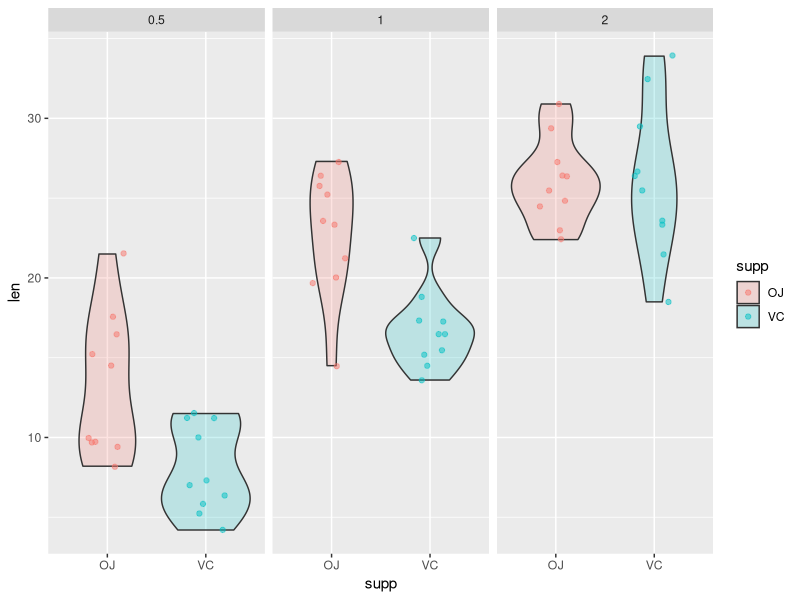
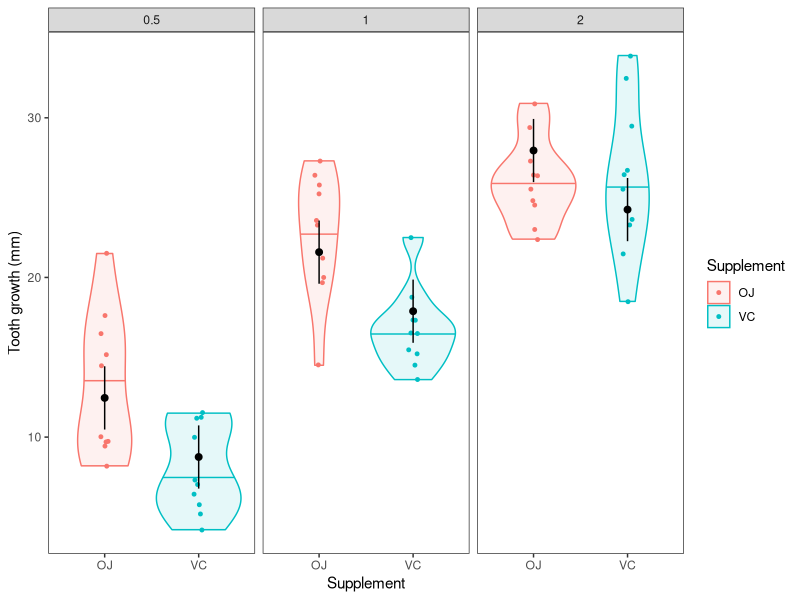

Write the R code that produced these figures, in order.
## ---- chunk 1

## ---- chunk 2
library(tidyverse)
## ---- chunk 3
# Convert the dose variable to a character string
ToothGrowth$dose <- as.character(ToothGrowth$dose)
## ---- chunk 4
ggplot(ToothGrowth, aes(x = supp, y = len, fill = supp)) +
  geom_violin(alpha = 0.2) +
  geom_jitter(aes(color = supp), width = .2, alpha = .5) +
  facet_wrap(~dose)
## ---- chunk 5
# Load the ToothGrowth dataset
data("ToothGrowth")

# Convert dose to factor
ToothGrowth$dose <- as.character(ToothGrowth$dose)

# Run the model
tooth.mod <- lm(len ~ supp + dose, data = ToothGrowth)

# Get group combinations
groups <- data.frame(
  with(ToothGrowth, unique(data.frame(supp, dose)))
)

# Make predictions
tooth_y_pred <- predict(
  tooth.mod,
  newdata = groups, interval = "confidence"
)

pred_tooth <- data.frame(groups, tooth_y_pred)

# Plot them
ggplot(ToothGrowth, aes(x = supp, y = len, color = supp)) +
  geom_violin(aes(fill = supp), alpha = 0.1, draw_quantiles = 0.50) +
  geom_jitter(size = 1, width = 0.05) +
  geom_point(
    mapping = aes(x = supp, y = fit),
    data = pred_tooth,
    color = "black",
    size = 2
  ) +
  geom_segment(
    aes(x = supp, xend = supp, y = lwr, yend = upr),
    data = pred_tooth,
    color = "black"
  ) +
  facet_wrap(~dose) +
  theme_bw() +
  theme(panel.grid = element_blank()) +
  xlab("Supplement") +
  ylab("Tooth growth (mm)") +
  labs(fill = "Supplement", color = "Supplement")
## ---- chunk 6
# Load the ToothGrowth dataset
data("ToothGrowth")

# Convert dose to factor
ToothGrowth$dose <- as.character(ToothGrowth$dose)

# Run the model
tooth.mod <- lm(len ~ supp * dose, data = ToothGrowth)

# Get group combinations
groups <- data.frame(
  with(ToothGrowth, unique(data.frame(supp, dose)))
)
